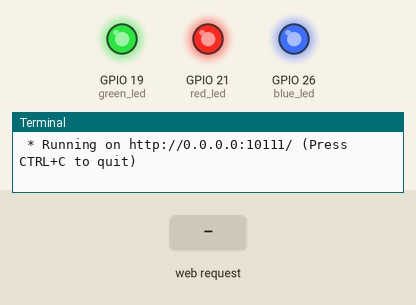
Recording of a program running on a simulated Raspberry Pi (BCM pin numbers). On the bench: output pins drawn as LEDs (lit = HIGH), the last lines printed to the terminal. The test bench sets the inputs (shaded band). The clock reads 2024-03-15 10:24:30 at power-on unless the program sets it.

Above: at 1.2 s.
1.3 s: HTTP request for /blue/on received
At 2.4 s:
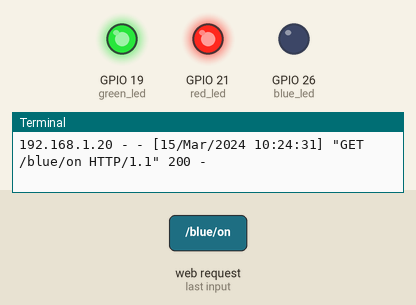
2.8 s: HTTP request for /green/on received
At 3.5 s:
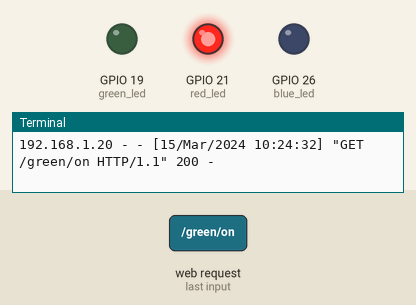
4.3 s: HTTP request for /blue/off received
At 4.7 s:
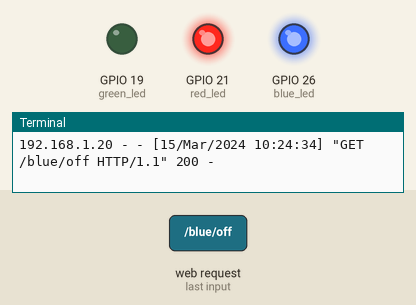
Timing chart, 0 to 7.3 s (numbered marks = the images above; inputs shaded):
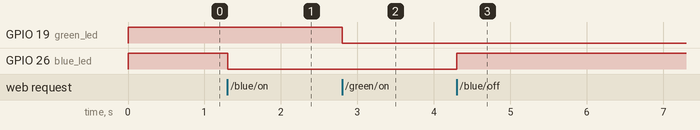

The program:

flask07.py
```python
from flask import Flask, render_template_string
import RPi.GPIO as GPIO

app = Flask(__name__)

# LED 핀 번호 정의
red_led = 21
blue_led = 26
green_led = 19

# GPIO 설정
GPIO.setmode(GPIO.BCM)
GPIO.setup(red_led, GPIO.OUT)
GPIO.setup(blue_led, GPIO.OUT)
GPIO.setup(green_led, GPIO.OUT)

# 초기 상태를 꺼짐으로 설정
GPIO.output(red_led, True)
GPIO.output(blue_led, True)
GPIO.output(green_led, True)

# HTML 템플릿 정의
html_template = """
<!DOCTYPE html>
<html>
<head>
    <title>LED Control</title>
    <script>
        function controlLED(color, action) {
            fetch("/" + color + "/" + action)
                .then(response => response.text())
                .then(data => {
                    document.getElementById("status").innerText = data;
                });
        }
    </script>
</head>
<body>
    <h1>LED Control</h1>
    <h2>Red LED</h2>
    <button onclick="controlLED('red', 'on')">Turn On</button>
    <button onclick="controlLED('red', 'off')">Turn Off</button>
    <h2>Blue LED</h2>
    <button onclick="controlLED('blue', 'on')">Turn On</button>
    <button onclick="controlLED('blue', 'off')">Turn Off</button>
    <h2>Green LED</h2>
    <button onclick="controlLED('green', 'on')">Turn On</button>
    <button onclick="controlLED('green', 'off')">Turn Off</button>
    <p id="status">LED 상태: 알 수 없음</p>
</body>
</html>
"""

@app.route("/")
def home():
    return render_template_string(html_template)

@app.route("/<color>/<action>")
def control_led(color, action):
    led_pins = {
        "red": red_led,
        "blue": blue_led,
        "green": green_led
    }

    if color in led_pins:
        if action == "on":
            GPIO.output(led_pins[color], False)
            return f"{color.capitalize()} LED 켜졌어요🚨"
        elif action == "off":
            GPIO.output(led_pins[color], True)
            return f"{color.capitalize()} LED 꺼졌어요"
    return "잘못된 요청"

if __name__ == "__main__":
    app.run(host="0.0.0.0", port=10111, debug=True)
```

Measured:
- after the input at 1.3 s, GPIO 26 (blue_led): HIGH → LOW at once
- after the input at 2.8 s, GPIO 19 (green_led): HIGH → LOW at once
- after the input at 4.3 s, GPIO 26 (blue_led): LOW → HIGH at once
